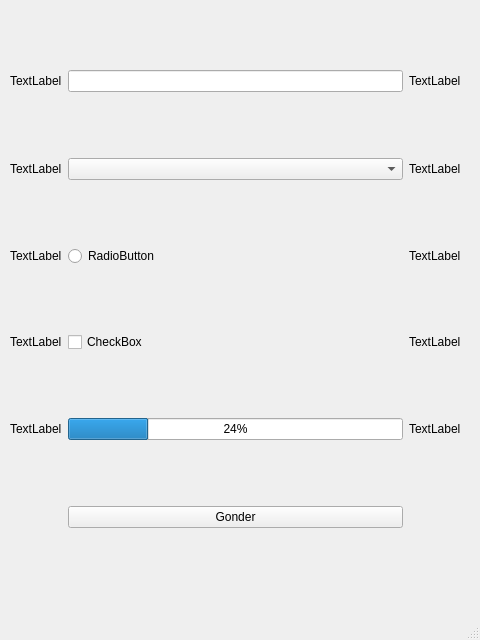
<?xml version="1.0" encoding="UTF-8"?>
<ui version="4.0">
 <class>MainWindow</class>
 <widget class="QMainWindow" name="MainWindow">
  <property name="geometry">
   <rect>
    <x>0</x>
    <y>0</y>
    <width>480</width>
    <height>640</height>
   </rect>
  </property>
  <property name="windowTitle">
   <string>MainWindow</string>
  </property>
  <widget class="QWidget" name="centralwidget">
   <widget class="QWidget" name="gridLayoutWidget">
    <property name="geometry">
     <rect>
      <x>10</x>
      <y>10</y>
      <width>451</width>
      <height>581</height>
     </rect>
    </property>
    <layout class="QGridLayout" name="gridLayout">
     <item row="1" column="0">
      <widget class="QLabel" name="label_3">
       <property name="text">
        <string>TextLabel</string>
       </property>
      </widget>
     </item>
     <item row="1" column="2">
      <widget class="QLabel" name="lblcmb">
       <property name="text">
        <string>TextLabel</string>
       </property>
      </widget>
     </item>
     <item row="2" column="2">
      <widget class="QLabel" name="lblrad">
       <property name="text">
        <string>TextLabel</string>
       </property>
      </widget>
     </item>
     <item row="4" column="2">
      <widget class="QLabel" name="lblprgs">
       <property name="text">
        <string>TextLabel</string>
       </property>
      </widget>
     </item>
     <item row="3" column="1">
      <widget class="QCheckBox" name="checkBox">
       <property name="text">
        <string>CheckBox</string>
       </property>
      </widget>
     </item>
     <item row="4" column="0">
      <widget class="QLabel" name="label_9">
       <property name="text">
        <string>TextLabel</string>
       </property>
      </widget>
     </item>
     <item row="4" column="1">
      <widget class="QProgressBar" name="prgs1">
       <property name="value">
        <number>24</number>
       </property>
      </widget>
     </item>
     <item row="0" column="2">
      <widget class="QLabel" name="lbltxt">
       <property name="text">
        <string>TextLabel</string>
       </property>
      </widget>
     </item>
     <item row="5" column="1">
      <widget class="QPushButton" name="btGonder">
       <property name="text">
        <string>Gonder</string>
       </property>
      </widget>
     </item>
     <item row="0" column="0">
      <widget class="QLabel" name="txtUser">
       <property name="text">
        <string>TextLabel</string>
       </property>
      </widget>
     </item>
     <item row="0" column="1">
      <widget class="QLineEdit" name="lineEdit"/>
     </item>
     <item row="3" column="0">
      <widget class="QLabel" name="label_7">
       <property name="text">
        <string>TextLabel</string>
       </property>
      </widget>
     </item>
     <item row="3" column="2">
      <widget class="QLabel" name="label_8">
       <property name="text">
        <string>TextLabel</string>
       </property>
      </widget>
     </item>
     <item row="2" column="1">
      <widget class="QRadioButton" name="radbut">
       <property name="text">
        <string>RadioButton</string>
       </property>
      </widget>
     </item>
     <item row="1" column="1">
      <widget class="QComboBox" name="cmbSecim"/>
     </item>
     <item row="2" column="0">
      <widget class="QLabel" name="label_5">
       <property name="text">
        <string>TextLabel</string>
       </property>
      </widget>
     </item>
    </layout>
   </widget>
  </widget>
  <widget class="QMenuBar" name="menubar">
   <property name="geometry">
    <rect>
     <x>0</x>
     <y>0</y>
     <width>480</width>
     <height>26</height>
    </rect>
   </property>
  </widget>
  <widget class="QStatusBar" name="statusbar"/>
 </widget>
 <resources/>
 <connections/>
</ui>
